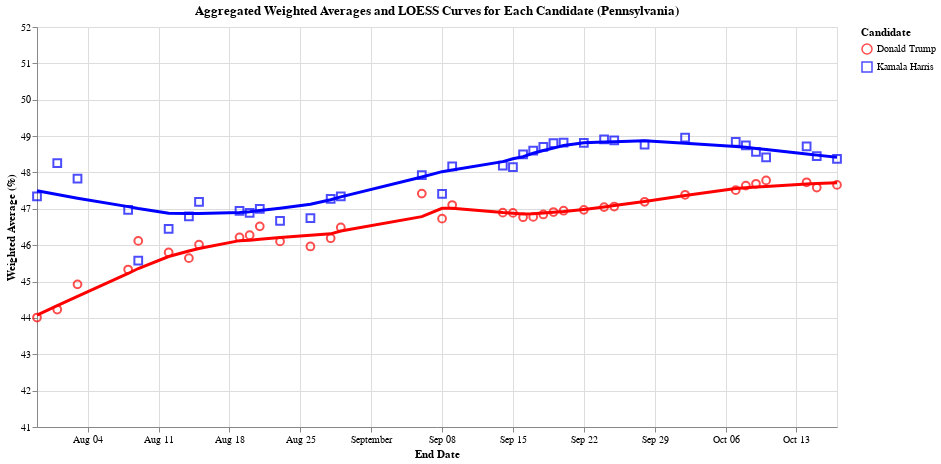

The cell this chart's notebook holds for it:
### Code cell
import altair as alt

# Aggregating the average for groupby 'end_date' and 'candidate_name'
df_aggregated = df_weighted_averages.groupby(['end_date', 'candidate_name']).agg({
    'weighted_average_pct': 'mean'
}).reset_index().sort_values(by='end_date',ascending=False)
print('Pennsylvania')
print(df_aggregated.head(10))
# Define the custom color scale for the candidates
color_scale = alt.Scale(domain=['Kamala Harris', 'Donald Trump'], range=['blue', 'red'])

# Scatter plot with distinct shapes for each candidate
scatter = alt.Chart(df_aggregated).mark_point(size=60).encode(
    x=alt.X('end_date:T', title='End Date'),
    y=alt.Y('weighted_average_pct:Q', title='Weighted Average (%)', scale=alt.Scale(domain=[41, 52])),  # Restricted vertical axis
    color=alt.Color('candidate_name:N', scale=color_scale, title='Candidate'),  # Custom color scale for candidates
    shape=alt.Shape('candidate_name:N', title='Candidate'),  # Different shapes for each candidate
    tooltip=[alt.Tooltip('end_date:T', title='Date'), alt.Tooltip('candidate_name:N', title='Candidate'), alt.Tooltip('weighted_average_pct:Q', title='Weighted Average (%)')]
).properties(
    width=800,
    height=400
)

# LOESS smoothing for each candidate, applied to the aggregated data
loess = alt.Chart(df_aggregated).transform_loess(
    'end_date', 'weighted_average_pct', groupby=['candidate_name']
).mark_line(size=3).encode(
    x='end_date:T',
    y=alt.Y('weighted_average_pct:Q', title='Weighted Average (%)'),
    color=alt.Color('candidate_name:N', scale=color_scale, title='Candidate'),  # Custom color scale for candidates
    tooltip=[alt.Tooltip('candidate_name:N', title='Candidate'), alt.Tooltip('end_date:T', title='Date'), alt.Tooltip('weighted_average_pct:Q', title='Smoothed Average (%)')]
)

# Layer scatter plot and LOESS smoothing
final_chart = alt.layer(scatter, loess).properties(
    title="Aggregated Weighted Averages and LOESS Curves for Each Candidate (Pennsylvania)"
)

# Display the final chart
final_chart.display()

### Figure 1 — Vega-Lite specification as saved in the notebook (floating-point values rounded to 4 significant figures)
{"config": {"view": {"continuousWidth": 300, "continuousHeight": 300}}, "layer": [{"mark": {"type": "point", "size": 60}, "encoding": {"color": {"field": "candidate_name", "scale": {"domain": ["Kamala Harris", "Donald Trump"], "range": ["blue", "red"]}, "title": "Candidate", "type": "nominal"}, "shape": {"field": "candidate_name", "title": "Candidate", "type": "nominal"}, "tooltip": [{"field": "end_date", "title": "Date", "type": "temporal"}, {"field": "candidate_name", "title": "Candidate", "type": "nominal"}, {"field": "weighted_average_pct", "title": "Weighted Average (%)", "type": "quantitative"}], "x": {"field": "end_date", "title": "End Date", "type": "temporal"}, "y": {"field": "weighted_average_pct", "scale": {"domain": [41, 52]}, "title": "Weighted Average (%)", "type": "quantitative"}}}, {"mark": {"type": "line", "size": 3}, "encoding": {"color": {"field": "candidate_name", "scale": {"domain": ["Kamala Harris", "Donald Trump"], "range": ["blue", "red"]}, "title": "Candidate", "type": "nominal"}, "tooltip": [{"field": "candidate_name", "title": "Candidate", "type": "nominal"}, {"field": "end_date", "title": "Date", "type": "temporal"}, {"field": "weighted_average_pct", "title": "Smoothed Average (%)", "type": "quantitative"}], "x": {"field": "end_date", "type": "temporal"}, "y": {"field": "weighted_average_pct", "title": "Weighted Average (%)", "type": "quantitative"}}, "transform": [{"loess": "weighted_average_pct", "on": "end_date", "groupby": ["candidate_name"]}]}], "data": {"name": "data-47e646ac01efadfbd860a8fa41787668"}, "height": 400, "title": "Aggregated Weighted Averages and LOESS Curves for Each Candidate (Pennsylvania)", "width": 800, "$schema": "https://vega.github.io/schema/vega-lite/v5.20.1.json", "datasets": {"data-47e646ac01efadfbd860a8fa41787668": [{"end_date": "2024-10-17T00:00:00", "candidate_name": "Kamala Harris", "weighted_average_pct": 48.37}, {"end_date": "2024-10-17T00:00:00", "candidate_name": "Donald Trump", "weighted_average_pct": 47.66}, {"end_date": "2024-10-15T00:00:00", "candidate_name": "Kamala Harris", "weighted_average_pct": 48.45}, {"end_date": "2024-10-15T00:00:00", "candidate_name": "Donald Trump", "weighted_average_pct": 47.59}, {"end_date": "2024-10-14T00:00:00", "candidate_name": "Kamala Harris", "weighted_average_pct": 48.72}, {"end_date": "2024-10-14T00:00:00", "candidate_name": "Donald Trump", "weighted_average_pct": 47.73}, {"end_date": "2024-10-10T00:00:00", "candidate_name": "Kamala Harris", "weighted_average_pct": 48.42}, {"end_date": "2024-10-10T00:00:00", "candidate_name": "Donald Trump", "weighted_average_pct": 47.78}, {"end_date": "2024-10-09T00:00:00", "candidate_name": "Donald Trump", "weighted_average_pct": 47.69}, {"end_date": "2024-10-09T00:00:00", "candidate_name": "Kamala Harris", "weighted_average_pct": 48.56}, {"end_date": "2024-10-08T00:00:00", "candidate_name": "Kamala Harris", "weighted_average_pct": 48.74}, {"end_date": "2024-10-08T00:00:00", "candidate_name": "Donald Trump", "weighted_average_pct": 47.64}, {"end_date": "2024-10-07T00:00:00", "candidate_name": "Kamala Harris", "weighted_average_pct": 48.84}, {"end_date": "2024-10-07T00:00:00", "candidate_name": "Donald Trump", "weighted_average_pct": 47.51}, {"end_date": "2024-10-02T00:00:00", "candidate_name": "Kamala Harris", "weighted_average_pct": 48.96}, {"end_date": "2024-10-02T00:00:00", "candidate_name": "Donald Trump", "weighted_average_pct": 47.39}, {"end_date": "2024-09-28T00:00:00", "candidate_name": "Kamala Harris", "weighted_average_pct": 48.77}, {"end_date": "2024-09-28T00:00:00", "candidate_name": "Donald Trump", "weighted_average_pct": 47.19}, {"end_date": "2024-09-25T00:00:00", "candidate_name": "Donald Trump", "weighted_average_pct": 47.06}, {"end_date": "2024-09-25T00:00:00", "candidate_name": "Kamala Harris", "weighted_average_pct": 48.88}, {"end_date": "2024-09-24T00:00:00", "candidate_name": "Donald Trump", "weighted_average_pct": 47.05}, {"end_date": "2024-09-24T00:00:00", "candidate_name": "Kamala Harris", "weighted_average_pct": 48.91}, {"end_date": "2024-09-22T00:00:00", "candidate_name": "Kamala Harris", "weighted_average_pct": 48.82}, {"end_date": "2024-09-22T00:00:00", "candidate_name": "Donald Trump", "weighted_average_pct": 46.97}, {"end_date": "2024-09-20T00:00:00", "candidate_name": "Kamala Harris", "weighted_average_pct": 48.82}, {"end_date": "2024-09-20T00:00:00", "candidate_name": "Donald Trump", "weighted_average_pct": 46.95}, {"end_date": "2024-09-19T00:00:00", "candidate_name": "Kamala Harris", "weighted_average_pct": 48.8}, {"end_date": "2024-09-19T00:00:00", "candidate_name": "Donald Trump", "weighted_average_pct": 46.91}, {"end_date": "2024-09-18T00:00:00", "candidate_name": "Kamala Harris", "weighted_average_pct": 48.71}, {"end_date": "2024-09-18T00:00:00", "candidate_name": "Donald Trump", "weighted_average_pct": 46.84}, {"end_date": "2024-09-17T00:00:00", "candidate_name": "Kamala Harris", "weighted_average_pct": 48.6}, {"end_date": "2024-09-17T00:00:00", "candidate_name": "Donald Trump", "weighted_average_pct": 46.78}, {"end_date": "2024-09-16T00:00:00", "candidate_name": "Kamala Harris", "weighted_average_pct": 48.5}, {"end_date": "2024-09-16T00:00:00", "candidate_name": "Donald Trump", "weighted_average_pct": 46.77}, {"end_date": "2024-09-15T00:00:00", "candidate_name": "Donald Trump", "weighted_average_pct": 46.89}, {"end_date": "2024-09-15T00:00:00", "candidate_name": "Kamala Harris", "weighted_average_pct": 48.15}, {"end_date": "2024-09-14T00:00:00", "candidate_name": "Donald Trump", "weighted_average_pct": 46.89}, {"end_date": "2024-09-14T00:00:00", "candidate_name": "Kamala Harris", "weighted_average_pct": 48.19}, {"end_date": "2024-09-09T00:00:00", "candidate_name": "Kamala Harris", "weighted_average_pct": 48.16}, {"end_date": "2024-09-09T00:00:00", "candidate_name": "Donald Trump", "weighted_average_pct": 47.1}, {"end_date": "2024-09-08T00:00:00", "candidate_name": "Kamala Harris", "weighted_average_pct": 47.41}, {"end_date": "2024-09-08T00:00:00", "candidate_name": "Donald Trump", "weighted_average_pct": 46.73}, {"end_date": "2024-09-06T00:00:00", "candidate_name": "Kamala Harris", "weighted_average_pct": 47.93}, {"end_date": "2024-09-06T00:00:00", "candidate_name": "Donald Trump", "weighted_average_pct": 47.42}, {"end_date": "2024-08-29T00:00:00", "candidate_name": "Kamala Harris", "weighted_average_pct": 47.34}, {"end_date": "2024-08-29T00:00:00", "candidate_name": "Donald Trump", "weighted_average_pct": 46.49}, {"end_date": "2024-08-28T00:00:00", "candidate_name": "Donald Trump", "weighted_average_pct": 46.19}, {"end_date": "2024-08-28T00:00:00", "candidate_name": "Kamala Harris", "weighted_average_pct": 47.28}, {"end_date": "2024-08-26T00:00:00", "candidate_name": "Kamala Harris", "weighted_average_pct": 46.74}, {"end_date": "2024-08-26T00:00:00", "candidate_name": "Donald Trump", "weighted_average_pct": 45.96}, {"end_date": "2024-08-23T00:00:00", "candidate_name": "Kamala Harris", "weighted_average_pct": 46.67}, {"end_date": "2024-08-23T00:00:00", "candidate_name": "Donald Trump", "weighted_average_pct": 46.1}, {"end_date": "2024-08-21T00:00:00", "candidate_name": "Kamala Harris", "weighted_average_pct": 47.0}, {"end_date": "2024-08-21T00:00:00", "candidate_name": "Donald Trump", "weighted_average_pct": 46.52}, {"end_date": "2024-08-20T00:00:00", "candidate_name": "Kamala Harris", "weighted_average_pct": 46.89}, {"end_date": "2024-08-20T00:00:00", "candidate_name": "Donald Trump", "weighted_average_pct": 46.28}, {"end_date": "2024-08-19T00:00:00", "candidate_name": "Donald Trump", "weighted_average_pct": 46.22}, {"end_date": "2024-08-19T00:00:00", "candidate_name": "Kamala Harris", "weighted_average_pct": 46.95}, {"end_date": "2024-08-15T00:00:00", "candidate_name": "Donald Trump", "weighted_average_pct": 46.01}, {"end_date": "2024-08-15T00:00:00", "candidate_name": "Kamala Harris", "weighted_average_pct": 47.19}, {"end_date": "2024-08-14T00:00:00", "candidate_name": "Kamala Harris", "weighted_average_pct": 46.79}, {"end_date": "2024-08-14T00:00:00", "candidate_name": "Donald Trump", "weighted_average_pct": 45.64}, {"end_date": "2024-08-12T00:00:00", "candidate_name": "Kamala Harris", "weighted_average_pct": 46.45}, {"end_date": "2024-08-12T00:00:00", "candidate_name": "Donald Trump", "weighted_average_pct": 45.8}, {"end_date": "2024-08-09T00:00:00", "candidate_name": "Kamala Harris", "weighted_average_pct": 45.58}, {"end_date": "2024-08-09T00:00:00", "candidate_name": "Donald Trump", "weighted_average_pct": 46.12}, {"end_date": "2024-08-08T00:00:00", "candidate_name": "Kamala Harris", "weighted_average_pct": 46.97}, {"end_date": "2024-08-08T00:00:00", "candidate_name": "Donald Trump", "weighted_average_pct": 45.33}, {"end_date": "2024-08-03T00:00:00", "candidate_name": "Kamala Harris", "weighted_average_pct": 47.83}, {"end_date": "2024-08-03T00:00:00", "candidate_name": "Donald Trump", "weighted_average_pct": 44.92}, {"end_date": "2024-08-01T00:00:00", "candidate_name": "Kamala Harris", "weighted_average_pct": 48.25}, {"end_date": "2024-08-01T00:00:00", "candidate_name": "Donald Trump", "weighted_average_pct": 44.23}, {"end_date": "2024-07-30T00:00:00", "candidate_name": "Donald Trump", "weighted_average_pct": 44.01}, {"end_date": "2024-07-30T00:00:00", "candidate_name": "Kamala Harris", "weighted_average_pct": 47.34}, {"end_date": "2024-07-29T00:00:00", "candidate_name": "Donald Trump", "weighted_average_pct": null}, {"end_date": "2024-07-29T00:00:00", "candidate_name": "Kamala Harris", "weighted_average_pct": null}, {"end_date": "2024-07-28T00:00:00", "candidate_name": "Kamala Harris", "weighted_average_pct": null}, {"end_date": "2024-07-28T00:00:00", "candidate_name": "Donald Trump", "weighted_average_pct": null}]}}
